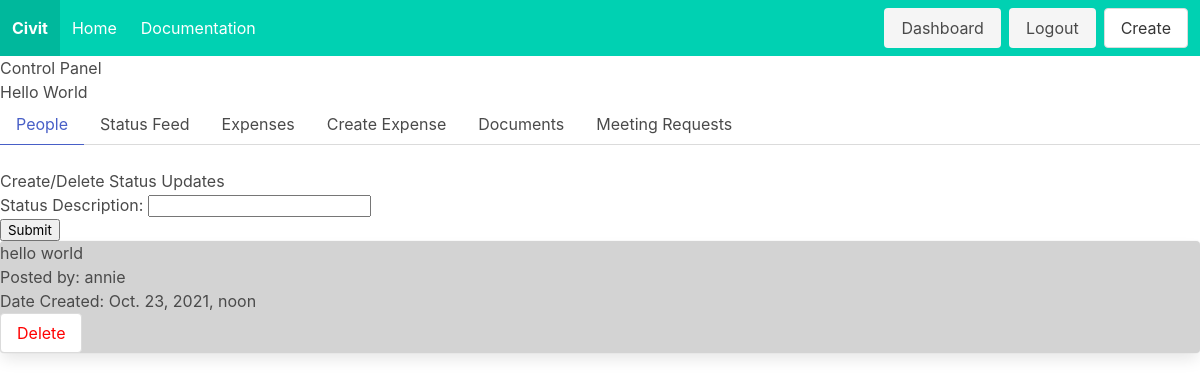
The app's page /initiative/1/statuspanel (signed in) with its own data.
### initz/models.py (models this page shows, shortened)
class Initiative(models.Model):
    primary_organizer = models.ForeignKey(User, related_name='primary_organizer', on_delete=models.CASCADE)
    title = models.CharField(max_length=200)
    problem_statement = models.TextField()
    people_impact = models.TextField()
    legislative_scope = models.TextField()
    date_created = models.DateTimeField(auto_now_add=True, editable=False)
    type = models.CharField(max_length=25)
    supporters = models.ManyToManyField(User, related_name='supporters')
    donors = models.ManyToManyField(User, related_name='donors')
    sponsors = models.ManyToManyField(User, related_name='sponsors')
    organizers = models.ManyToManyField(User, related_name='organizers')
    def getStatusUpdates(self):
        statusUpdates = StatusUpdate.objects.filter(initiative=self.pk)
        return statusUpdates

class StatusUpdate(models.Model):
    initiative = models.ForeignKey(Initiative, on_delete=models.CASCADE)
    poster = models.ForeignKey(User, on_delete=models.CASCADE)
    date_created = models.DateTimeField(auto_now_add=True, editable=False)
    text_content = models.TextField()

### accounts/models.py (models this page shows)
class User(AbstractUser):
    bio = models.TextField(max_length=500, blank=True)
    profile_picture = models.URLField(blank=True, null=True)

### initz/views.py (the view, shortened to what this page needs)
# urls.py: path('<pk>/statuspanel', views.status_panel, name='statuspanel'),
@login_required
def status_panel(request, pk):
    initiative = Initiative.objects.get(pk=pk)
    if request.method == 'GET':
        return render(request, 'controlpanel/viewstatus.html', {'initiative': initiative, 'form': StatusUpdateForm})

### templates/controlpanel/viewstatus.html (shortened to what this page needs)
{% extends 'controlpanel/panelhome.html' %}
{% block body %}
    <div>
        <h1>Create/Delete Status Updates</h1>
        <form method="post">
            {{ form.as_p }}
            <input type="submit" value="Submit">
            {% for status in initiative.getStatusUpdates %}
            {% if forloop.counter0|divisibleby:2 %}
            <div class="card" style="background-color:#D3D3D3">
            {% else %}
            <div class="card">
            {% endif %}
                <p>{{ status.text_content }}</p>
                <p>Posted by: {{ status.poster }}</p>
                <p>Date Created: {{ status.date_created }}</p>
                {% if user.is_authenticated %}
                <a class="button" href="{% url 'delete_status' initiative.pk status.pk %}" style="color:red">Delete</a>
                {% endif %}
            </div>
            {% endfor %}
        </form>
    </div>
{% endblock %}

### templates/controlpanel/panelhome.html
{% extends 'base.html' %}
{% block content %}
    <div>
        <div>
            <h1>Control Panel</h1>
            <h1>{{ initiative.title }}</h1>
            <div class="tabs">
                <ul>
                    <li class="tablinks is-active"><a>People</a></li>
                    <li class="tablinks"><a href="{% url 'statuspanel' initiative.pk %}">Status Feed</a></li>
                    <li class="tablinks"><a>Expenses</a></li>
                    <li class="tablinks"><a href="{% url 'create_expense' initiative.pk %}">Create Expense</a></li>
                    <li class="tablinks"><a>Documents</a></li>
                    <li class="tablinks"><a href="{% url 'meetingreqspanel' initiative.pk %}">Meeting Requests</a></li>
                </ul>
            </div>
            {% block body %}
            {% endblock %}
        </div>
    </div>
{% endblock %}

### records on screen
Initiative: title "Hello World"
StatusUpdate: text_content "hello world", poster "annie", date_created "Oct. 23, 2021, noon"
